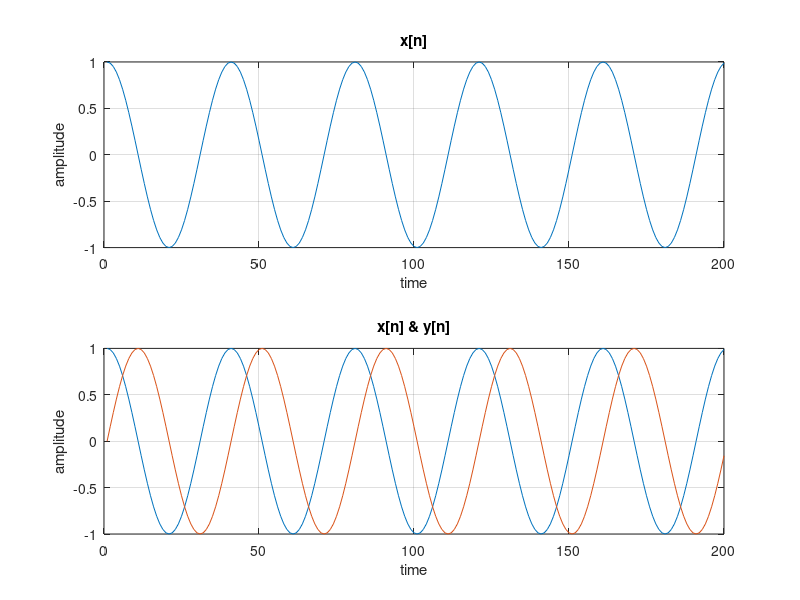
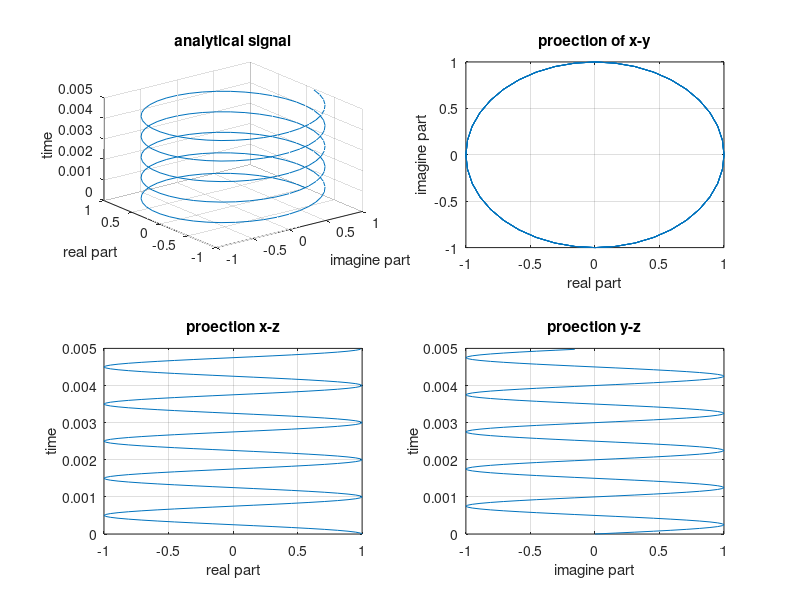

The MATLAB source for these figures, in order:
clear, clc, close all;

fs = 40000;
ts = 0 : 1/fs : 0.005-1/fs;

x = cos(2*pi*1000*ts);
y = sin(2*pi*1000*ts);

figure('Name','Figure 1','units','normalized',...
    'outerposition',[0 0.7 0.3 0.3]);

subplot(2,1,1);
plot(x), grid on, title('x[n]');
xlabel('time');
ylabel('amplitude');

subplot(2,1,2);
plot(x), grid on, hold on, title('x[n] & y[n]');
plot(y), grid on;
xlabel('time');
ylabel('amplitude');

figure('Name','Figure 2','units','normalized',...
    'outerposition',[0.3 0.7 0.3 0.3]);

subplot(2,2,1);
plot3(x,y,ts), grid on, title('analytical signal');
xlabel('imagine part');
ylabel('real part');
zlabel('time');

subplot(2,2,2);
plot(x,y), grid on, hold on, title('proection of x-y');
xlabel('real part');
ylabel('imagine part');

subplot(2,2,3);
plot(x,ts), grid on, hold on, title('proection x-z');
xlabel('real part');
ylabel('time');

subplot(2,2,4);
plot(y,ts), grid on, hold on, title('proection y-z');
xlabel('imagine part');
ylabel('time');
